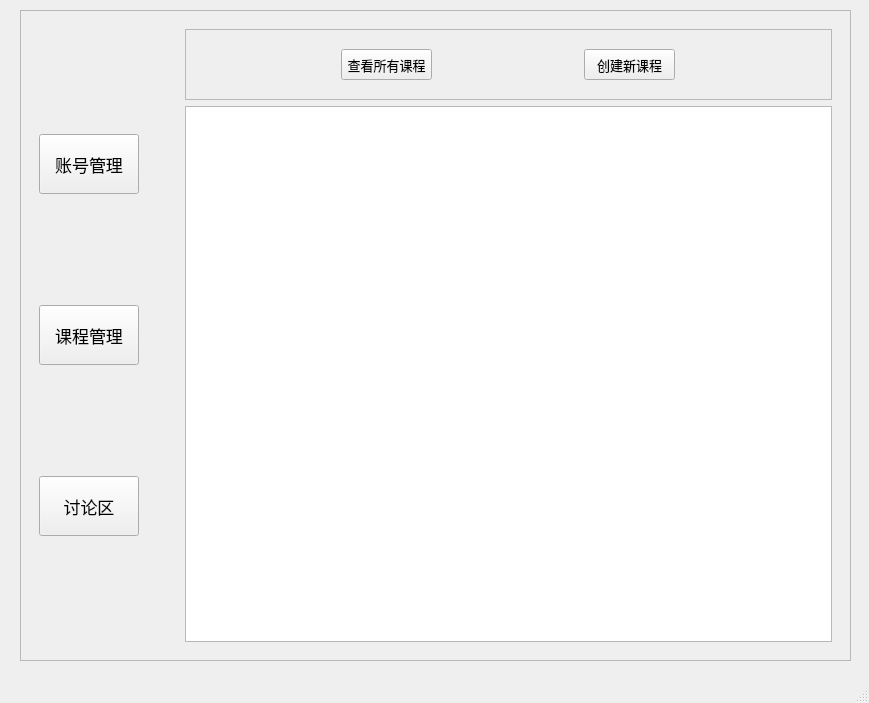
<?xml version="1.0" encoding="UTF-8"?>
<ui version="4.0">
 <class>TeacherWindow</class>
 <widget class="QMainWindow" name="TeacherWindow">
  <property name="geometry">
   <rect>
    <x>0</x>
    <y>0</y>
    <width>869</width>
    <height>703</height>
   </rect>
  </property>
  <property name="windowTitle">
   <string>欢迎你</string>
  </property>
  <widget class="QWidget" name="centralwidget">
   <widget class="QFrame" name="frame">
    <property name="geometry">
     <rect>
      <x>20</x>
      <y>10</y>
      <width>831</width>
      <height>651</height>
     </rect>
    </property>
    <property name="minimumSize">
     <size>
      <width>761</width>
      <height>581</height>
     </size>
    </property>
    <property name="frameShape">
     <enum>QFrame::StyledPanel</enum>
    </property>
    <property name="frameShadow">
     <enum>QFrame::Raised</enum>
    </property>
    <layout class="QHBoxLayout" name="horizontalLayout">
     <item>
      <widget class="QFrame" name="frame_2">
       <property name="minimumSize">
        <size>
         <width>140</width>
         <height>441</height>
        </size>
       </property>
       <property name="maximumSize">
        <size>
         <width>140</width>
         <height>1000</height>
        </size>
       </property>
       <property name="layoutDirection">
        <enum>Qt::LeftToRight</enum>
       </property>
       <layout class="QVBoxLayout" name="verticalLayout">
        <item>
         <widget class="QPushButton" name="account_button">
          <property name="minimumSize">
           <size>
            <width>100</width>
            <height>60</height>
           </size>
          </property>
          <property name="maximumSize">
           <size>
            <width>100</width>
            <height>60</height>
           </size>
          </property>
          <property name="font">
           <font>
            <family>微软雅黑</family>
            <pointsize>13</pointsize>
           </font>
          </property>
          <property name="text">
           <string>账号管理</string>
          </property>
          <property name="autoDefault">
           <bool>false</bool>
          </property>
         </widget>
        </item>
        <item>
         <widget class="QPushButton" name="course_button">
          <property name="minimumSize">
           <size>
            <width>100</width>
            <height>60</height>
           </size>
          </property>
          <property name="maximumSize">
           <size>
            <width>100</width>
            <height>60</height>
           </size>
          </property>
          <property name="font">
           <font>
            <family>微软雅黑</family>
            <pointsize>13</pointsize>
           </font>
          </property>
          <property name="text">
           <string>课程管理</string>
          </property>
          <property name="autoDefault">
           <bool>false</bool>
          </property>
         </widget>
        </item>
        <item>
         <widget class="QPushButton" name="discuss_button">
          <property name="minimumSize">
           <size>
            <width>100</width>
            <height>60</height>
           </size>
          </property>
          <property name="maximumSize">
           <size>
            <width>100</width>
            <height>60</height>
           </size>
          </property>
          <property name="font">
           <font>
            <family>微软雅黑</family>
            <pointsize>13</pointsize>
           </font>
          </property>
          <property name="text">
           <string>讨论区</string>
          </property>
          <property name="autoDefault">
           <bool>false</bool>
          </property>
         </widget>
        </item>
       </layout>
      </widget>
     </item>
     <item>
      <widget class="QStackedWidget" name="stackedWidget">
       <property name="currentIndex">
        <number>3</number>
       </property>
       <widget class="QWidget" name="main_page">
        <layout class="QHBoxLayout" name="horizontalLayout_3">
         <item>
          <widget class="QLabel" name="label">
           <property name="font">
            <font>
             <family>微软雅黑</family>
             <pointsize>50</pointsize>
             <weight>75</weight>
             <bold>true</bold>
            </font>
           </property>
           <property name="text">
            <string>&lt;html&gt;&lt;head/&gt;&lt;body&gt;&lt;p align=&quot;center&quot;&gt;&lt;span style=&quot; font-size:36pt;&quot;&gt;欢迎你，教师xxx&lt;/span&gt;&lt;/p&gt;&lt;/body&gt;&lt;/html&gt;</string>
           </property>
          </widget>
         </item>
        </layout>
       </widget>
       <widget class="QWidget" name="info_page">
        <layout class="QVBoxLayout" name="verticalLayout_4">
         <item>
          <widget class="QFrame" name="frame_4">
           <property name="minimumSize">
            <size>
             <width>0</width>
             <height>441</height>
            </size>
           </property>
           <property name="frameShape">
            <enum>QFrame::StyledPanel</enum>
           </property>
           <property name="frameShadow">
            <enum>QFrame::Raised</enum>
           </property>
           <layout class="QVBoxLayout" name="verticalLayout_3">
            <item>
             <widget class="QFrame" name="frame_7">
              <property name="minimumSize">
               <size>
                <width>421</width>
                <height>0</height>
               </size>
              </property>
              <property name="frameShape">
               <enum>QFrame::StyledPanel</enum>
              </property>
              <property name="frameShadow">
               <enum>QFrame::Raised</enum>
              </property>
              <layout class="QHBoxLayout" name="horizontalLayout_2">
               <item>
                <widget class="QLabel" name="label_6">
                 <property name="maximumSize">
                  <size>
                   <width>71</width>
                   <height>21</height>
                  </size>
                 </property>
                 <property name="font">
                  <font>
                   <family>微软雅黑</family>
                   <pointsize>14</pointsize>
                  </font>
                 </property>
                 <property name="text">
                  <string>ID</string>
                 </property>
                </widget>
               </item>
               <item>
                <widget class="QLabel" name="ID_label">
                 <property name="font">
                  <font>
                   <family>微软雅黑</family>
                   <pointsize>14</pointsize>
                  </font>
                 </property>
                 <property name="text">
                  <string>ID</string>
                 </property>
                </widget>
               </item>
              </layout>
             </widget>
            </item>
            <item>
             <widget class="QFrame" name="frame_12">
              <property name="minimumSize">
               <size>
                <width>421</width>
                <height>0</height>
               </size>
              </property>
              <property name="frameShape">
               <enum>QFrame::StyledPanel</enum>
              </property>
              <property name="frameShadow">
               <enum>QFrame::Raised</enum>
              </property>
              <layout class="QHBoxLayout" name="horizontalLayout_11">
               <item>
                <widget class="QLabel" name="label_20">
                 <property name="maximumSize">
                  <size>
                   <width>71</width>
                   <height>21</height>
                  </size>
                 </property>
                 <property name="font">
                  <font>
                   <family>微软雅黑</family>
                   <pointsize>14</pointsize>
                  </font>
                 </property>
                 <property name="text">
                  <string>姓名</string>
                 </property>
                </widget>
               </item>
               <item>
                <widget class="QLabel" name="name_label">
                 <property name="font">
                  <font>
                   <family>微软雅黑</family>
                   <pointsize>14</pointsize>
                  </font>
                 </property>
                 <property name="text">
                  <string>ID</string>
                 </property>
                </widget>
               </item>
              </layout>
             </widget>
            </item>
            <item>
             <widget class="QFrame" name="frame_11">
              <property name="minimumSize">
               <size>
                <width>421</width>
                <height>0</height>
               </size>
              </property>
              <property name="frameShape">
               <enum>QFrame::StyledPanel</enum>
              </property>
              <property name="frameShadow">
               <enum>QFrame::Raised</enum>
              </property>
              <layout class="QHBoxLayout" name="horizontalLayout_10">
               <item>
                <widget class="QLabel" name="label_18">
                 <property name="maximumSize">
                  <size>
                   <width>71</width>
                   <height>21</height>
                  </size>
                 </property>
                 <property name="font">
                  <font>
                   <family>微软雅黑</family>
                   <pointsize>14</pointsize>
                  </font>
                 </property>
                 <property name="text">
                  <string>性别</string>
                 </property>
                </widget>
               </item>
               <item>
                <widget class="QLabel" name="gender_label">
                 <property name="font">
                  <font>
                   <family>微软雅黑</family>
                   <pointsize>14</pointsize>
                  </font>
                 </property>
                 <property name="text">
                  <string>ID</string>
                 </property>
                </widget>
               </item>
              </layout>
             </widget>
            </item>
            <item>
             <widget class="QFrame" name="frame_8">
              <property name="minimumSize">
               <size>
                <width>421</width>
                <height>0</height>
               </size>
              </property>
              <property name="frameShape">
               <enum>QFrame::StyledPanel</enum>
              </property>
              <property name="frameShadow">
               <enum>QFrame::Raised</enum>
              </property>
              <layout class="QHBoxLayout" name="horizontalLayout_7">
               <item>
                <widget class="QLabel" name="label_9">
                 <property name="maximumSize">
                  <size>
                   <width>71</width>
                   <height>21</height>
                  </size>
                 </property>
                 <property name="font">
                  <font>
                   <family>微软雅黑</family>
                   <pointsize>14</pointsize>
                  </font>
                 </property>
                 <property name="text">
                  <string>院系</string>
                 </property>
                </widget>
               </item>
               <item>
                <widget class="QLabel" name="college_label">
                 <property name="font">
                  <font>
                   <family>微软雅黑</family>
                   <pointsize>14</pointsize>
                  </font>
                 </property>
                 <property name="text">
                  <string>ID</string>
                 </property>
                </widget>
               </item>
              </layout>
             </widget>
            </item>
            <item>
             <widget class="QFrame" name="frame_14">
              <property name="minimumSize">
               <size>
                <width>421</width>
                <height>0</height>
               </size>
              </property>
              <property name="frameShape">
               <enum>QFrame::StyledPanel</enum>
              </property>
              <property name="frameShadow">
               <enum>QFrame::Raised</enum>
              </property>
              <layout class="QHBoxLayout" name="horizontalLayout_13">
               <item>
                <widget class="QLabel" name="label_24">
                 <property name="maximumSize">
                  <size>
                   <width>71</width>
                   <height>21</height>
                  </size>
                 </property>
                 <property name="font">
                  <font>
                   <family>微软雅黑</family>
                   <pointsize>14</pointsize>
                  </font>
                 </property>
                 <property name="text">
                  <string>电话</string>
                 </property>
                </widget>
               </item>
               <item>
                <widget class="QLabel" name="phone_label">
                 <property name="font">
                  <font>
                   <family>微软雅黑</family>
                   <pointsize>14</pointsize>
                  </font>
                 </property>
                 <property name="text">
                  <string>ID</string>
                 </property>
                </widget>
               </item>
              </layout>
             </widget>
            </item>
            <item>
             <widget class="QFrame" name="frame_13">
              <property name="minimumSize">
               <size>
                <width>421</width>
                <height>0</height>
               </size>
              </property>
              <property name="frameShape">
               <enum>QFrame::StyledPanel</enum>
              </property>
              <property name="frameShadow">
               <enum>QFrame::Raised</enum>
              </property>
              <layout class="QHBoxLayout" name="horizontalLayout_12">
               <item>
                <widget class="QLabel" name="label_22">
                 <property name="maximumSize">
                  <size>
                   <width>71</width>
                   <height>21</height>
                  </size>
                 </property>
                 <property name="font">
                  <font>
                   <family>微软雅黑</family>
                   <pointsize>14</pointsize>
                  </font>
                 </property>
                 <property name="text">
                  <string>邮箱</string>
                 </property>
                </widget>
               </item>
               <item>
                <widget class="QLabel" name="email_label">
                 <property name="font">
                  <font>
                   <family>微软雅黑</family>
                   <pointsize>14</pointsize>
                  </font>
                 </property>
                 <property name="text">
                  <string>ID</string>
                 </property>
                </widget>
               </item>
              </layout>
             </widget>
            </item>
            <item>
             <widget class="QFrame" name="frame_5">
              <property name="minimumSize">
               <size>
                <width>321</width>
                <height>65</height>
               </size>
              </property>
              <property name="maximumSize">
               <size>
                <width>1000</width>
                <height>65</height>
               </size>
              </property>
              <property name="frameShape">
               <enum>QFrame::StyledPanel</enum>
              </property>
              <property name="frameShadow">
               <enum>QFrame::Raised</enum>
              </property>
              <layout class="QHBoxLayout" name="horizontalLayout_4">
               <item>
                <widget class="QPushButton" name="change_info_button">
                 <property name="minimumSize">
                  <size>
                   <width>75</width>
                   <height>45</height>
                  </size>
                 </property>
                 <property name="maximumSize">
                  <size>
                   <width>75</width>
                   <height>45</height>
                  </size>
                 </property>
                 <property name="font">
                  <font>
                   <family>微软雅黑</family>
                   <pointsize>12</pointsize>
                  </font>
                 </property>
                 <property name="text">
                  <string>修改信息</string>
                 </property>
                 <property name="autoDefault">
                  <bool>false</bool>
                 </property>
                </widget>
               </item>
               <item>
                <widget class="QPushButton" name="change_password_button">
                 <property name="minimumSize">
                  <size>
                   <width>75</width>
                   <height>45</height>
                  </size>
                 </property>
                 <property name="maximumSize">
                  <size>
                   <width>75</width>
                   <height>45</height>
                  </size>
                 </property>
                 <property name="font">
                  <font>
                   <family>微软雅黑</family>
                   <pointsize>12</pointsize>
                  </font>
                 </property>
                 <property name="text">
                  <string>修改密码</string>
                 </property>
                 <property name="autoDefault">
                  <bool>false</bool>
                 </property>
                </widget>
               </item>
               <item>
                <widget class="QPushButton" name="change_password_button_2">
                 <property name="minimumSize">
                  <size>
                   <width>75</width>
                   <height>45</height>
                  </size>
                 </property>
                 <property name="maximumSize">
                  <size>
                   <width>75</width>
                   <height>45</height>
                  </size>
                 </property>
                 <property name="font">
                  <font>
                   <family>微软雅黑</family>
                   <pointsize>12</pointsize>
                  </font>
                 </property>
                 <property name="text">
                  <string>退出账号</string>
                 </property>
                 <property name="autoDefault">
                  <bool>false</bool>
                 </property>
                </widget>
               </item>
              </layout>
             </widget>
            </item>
           </layout>
          </widget>
         </item>
        </layout>
       </widget>
       <widget class="QWidget" name="discuss_page"/>
       <widget class="QWidget" name="course_page">
        <layout class="QVBoxLayout" name="verticalLayout_2">
         <item>
          <widget class="QFrame" name="frame_6">
           <property name="minimumSize">
            <size>
             <width>331</width>
             <height>71</height>
            </size>
           </property>
           <property name="maximumSize">
            <size>
             <width>1000</width>
             <height>71</height>
            </size>
           </property>
           <property name="frameShape">
            <enum>QFrame::StyledPanel</enum>
           </property>
           <property name="frameShadow">
            <enum>QFrame::Raised</enum>
           </property>
           <layout class="QHBoxLayout" name="horizontalLayout_8">
            <item>
             <widget class="QPushButton" name="view_courses_button">
              <property name="minimumSize">
               <size>
                <width>91</width>
                <height>31</height>
               </size>
              </property>
              <property name="maximumSize">
               <size>
                <width>91</width>
                <height>31</height>
               </size>
              </property>
              <property name="font">
               <font>
                <family>微软雅黑</family>
                <pointsize>10</pointsize>
               </font>
              </property>
              <property name="text">
               <string>查看所有课程</string>
              </property>
             </widget>
            </item>
            <item>
             <widget class="QPushButton" name="create_new_course_button">
              <property name="minimumSize">
               <size>
                <width>91</width>
                <height>31</height>
               </size>
              </property>
              <property name="maximumSize">
               <size>
                <width>91</width>
                <height>31</height>
               </size>
              </property>
              <property name="font">
               <font>
                <family>微软雅黑</family>
                <pointsize>10</pointsize>
               </font>
              </property>
              <property name="text">
               <string>创建新课程</string>
              </property>
             </widget>
            </item>
           </layout>
          </widget>
         </item>
         <item>
          <widget class="QTableWidget" name="course_table"/>
         </item>
        </layout>
       </widget>
      </widget>
     </item>
    </layout>
   </widget>
  </widget>
  <widget class="QStatusBar" name="statusbar"/>
  <action name="editInfo">
   <property name="text">
    <string>账户信息</string>
   </property>
  </action>
  <action name="logout">
   <property name="text">
    <string>退出账户</string>
   </property>
  </action>
  <action name="actiona">
   <property name="text">
    <string>查看所有课程</string>
   </property>
  </action>
  <action name="actiona_2">
   <property name="text">
    <string>创建新课程</string>
   </property>
  </action>
  <action name="actionb">
   <property name="text">
    <string>复制已有课程</string>
   </property>
  </action>
  <action name="actionc">
   <property name="text">
    <string>c</string>
   </property>
  </action>
  <action name="actiona_3">
   <property name="text">
    <string>查看讨论区</string>
   </property>
  </action>
  <action name="actionb_2">
   <property name="text">
    <string>b</string>
   </property>
  </action>
  <action name="actionc_2">
   <property name="text">
    <string>c</string>
   </property>
  </action>
  <action name="actiond">
   <property name="text">
    <string>d</string>
   </property>
  </action>
 </widget>
 <resources/>
 <connections/>
</ui>
